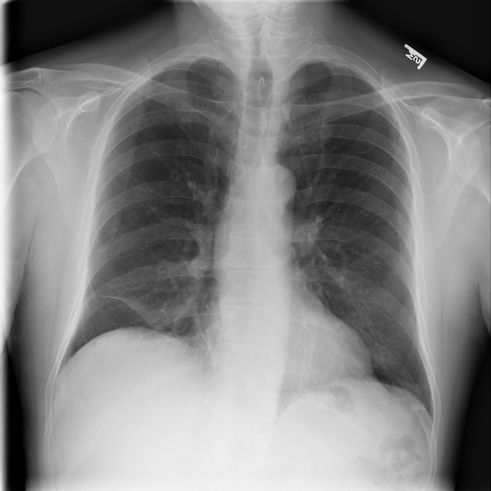
#> input picture Lezione_3/images/chest_xray.png, 491 x 491 px, shrunk from 1024 x 1024 before the run, found by its file name
$ jupyter execute Lezione3.ipynb   (shell and % lines are left out)   (older library calls are emulated)
#> lines starting #> are read from the running program, lines starting #| are printed output that depends on the picture; after the words box and inside, x2 and y2 are one past the last pixel; in counts of white or black regions, pixels touching at a corner belong together
[cell 1]
%cd drive/MyDrive/imaging_course/Notebooks/

[cell 2]
import numpy as np
import matplotlib.pyplot as plt
import cv2
from skimage import exposure
from skimage.filters import threshold_otsu
from sklearn import cluster
from skimage import data

Unsharp masking

[cell 3]
xray_path = '/content/drive/MyDrive/imaging_course/Notebooks/images/chest_xray.png'
img=cv2.imread(xray_path,0)
#> img is the input picture: shape (491, 491); min 0, max 250, mean 130.5
image = cv2.normalize(img, None, alpha=0, beta=255, norm_type=cv2.NORM_MINMAX, dtype=cv2.CV_8U)

[cell 4]
from skimage.filters import unsharp_mask

result_1 = unsharp_mask(image, radius=1, amount=1)
result_2 = unsharp_mask(image, radius=5, amount=2)
result_3 = unsharp_mask(image, radius=20, amount=1)

fig, axes = plt.subplots(nrows=2, ncols=2,
                         sharex=True, sharey=True, figsize=(10, 10))
ax = axes.ravel()

ax[0].imshow(image, cmap=plt.cm.gray)
ax[0].set_title('Original image')
ax[1].imshow(result_1, cmap=plt.cm.gray)
ax[1].set_title('Enhanced image, radius=1, amount=1.0')
ax[2].imshow(result_2, cmap=plt.cm.gray)
ax[2].set_title('Enhanced image, radius=5, amount=2.0')
ax[3].imshow(result_3, cmap=plt.cm.gray)
ax[3].set_title('Enhanced image, radius=20, amount=1.0')

for a in ax:
    a.axis('off')
fig.tight_layout()
plt.show()

High boost spatial filter

[cell 5]
image = image.astype ('float32')
kernel = -1*np.ones((3,3))

x = 7
kernel [1, 1] = x
high_boost_7 = cv2.filter2D(image,-1,kernel)

x = 8
kernel [1, 1] = x
high_boost_8 = cv2.filter2D(image,-1,kernel)

x = 10
kernel [1, 1] = x
high_boost_10 = cv2.filter2D(image,-1,kernel)

[cell 6]
fig=plt.figure(figsize=(15,8))
fig.add_subplot(1,4,1)
plt.imshow(image,cmap='gray')
plt.axis("off")
plt.title("Original")

fig.add_subplot(1,4,2)
plt.imshow(high_boost_7,cmap='gray')
plt.axis("off")
plt.title("x < 7")

fig.add_subplot(1,4,3)
plt.imshow(high_boost_8,cmap='gray')
plt.axis("off")
plt.title("x = 8")

fig.add_subplot(1,4,4)
plt.imshow(high_boost_10,cmap='gray')
plt.axis("off")
plt.title("x = 10")

Sobel

[cell 7]
xray_path = '/content/drive/MyDrive/imaging_course/Notebooks/images/chest_xray.png'
img=cv2.imread(xray_path,0)
image = cv2.normalize(img, None, alpha=0, beta=255, norm_type=cv2.NORM_MINMAX, dtype=cv2.CV_8U)

kernelx = np.array([[-1,-2,-1],[0,0,0],[1,2,1]])
kernely = np.array([[-1,0,1],[-2,0,2],[-1,0,1]])

sobelx = cv2.filter2D(image, -1, kernelx)/255
sobely = cv2.filter2D(image, -1, kernely)/255
laplacian = np.sqrt( np.square(sobelx) + np.square(sobely))

fig=plt.figure(figsize=(15,8))
fig.add_subplot(1,4,1)
plt.imshow(image,cmap='gray')
plt.axis("off")
plt.title("Original")

fig.add_subplot(1,4,2)
plt.imshow(sobelx,cmap='gray')
plt.axis("off")
plt.title("Sobel x")

fig.add_subplot(1,4,3)
plt.imshow(sobely,cmap='gray')
plt.axis("off")
plt.title("Sobel y")

fig.add_subplot(1,4,4)
plt.imshow(laplacian,cmap='gray')
plt.axis("off")
plt.title("Laplacian")

[cell 8]
xray_path = '/content/drive/MyDrive/imaging_course/Notebooks/images/chest_xray.png'
img=cv2.imread(xray_path,0)
image = cv2.normalize(img, None, alpha=0, beta=255, norm_type=cv2.NORM_MINMAX, dtype=cv2.CV_8U)

laplacian = cv2.Laplacian(image, cv2.CV_8U, ksize=3)
sobelx = cv2.Sobel(image,cv2.CV_8U,1,0,ksize=3)
sobely = cv2.Sobel(image,cv2.CV_8U,0,1,ksize=3)

fig=plt.figure(figsize=(15,8))
fig.add_subplot(1,4,1)
plt.imshow(image,cmap='gray')
plt.axis("off")
plt.title("Original")

fig.add_subplot(1,4,3)
plt.imshow(sobelx,cmap='gray')
plt.axis("off")
plt.title("Sobel x")

fig.add_subplot(1,4,2)
plt.imshow(sobely,cmap='gray')
plt.axis("off")
plt.title("Sobel y")

fig.add_subplot(1,4,4)
plt.imshow(laplacian,cmap='gray')
plt.axis("off")
plt.title("Laplacian")

Prewitt

[cell 9]
xray_path = '/content/drive/MyDrive/imaging_course/Notebooks/images/chest_xray.png'
img=cv2.imread(xray_path,0)
image = cv2.normalize(img, None, alpha=0, beta=255, norm_type=cv2.NORM_MINMAX, dtype=cv2.CV_8U)

kernelx = np.array([[1,1,1],[0,0,0],[-1,-1,-1]])
kernely = np.array([[-1,0,1],[-1,0,1],[-1,0,1]])
prewittx = cv2.filter2D(image, -1, kernelx)/255
prewitty = cv2.filter2D(image, -1, kernely)/255
laplacian = np.sqrt( np.square(prewittx) + np.square(prewitty))

fig=plt.figure(figsize=(15,8))
fig.add_subplot(1,4,1)
plt.imshow(image,cmap='gray')
plt.axis("off")
plt.title("Original")

fig.add_subplot(1,4,2)
plt.imshow(prewittx,cmap='gray')
plt.axis("off")
plt.title("Prewitt x")

fig.add_subplot(1,4,3)
plt.imshow(prewitty,cmap='gray')
plt.axis("off")
plt.title("Prewitt y")

fig.add_subplot(1,4,4)
plt.imshow(laplacian,cmap='gray')
plt.axis("off")
plt.title("Laplacian")

Boxcar operators

[cell 10]
xray_path = '/content/drive/MyDrive/imaging_course/Notebooks/images/chest_xray.png'
img=cv2.imread(xray_path,0)
image = cv2.normalize(img, None, alpha=0, beta=255, norm_type=cv2.NORM_MINMAX, dtype=cv2.CV_8U)
sobel_boxcar = np.array([[1, 1, 1, 0, -1, -1, -1],\
                         [1, 2, 2, 0, -2, -2, -1],\
                         [1, 2, 3, 0, -1, -2, -3],\
                         [1, 2, 3, 0, -3, -2, -1],\
                         [1, 2, 3, 0, -3, -2, -1],\
                         [1, 2, 2, 0, -2, -2, -1],\
                         [1, 1, 1, 0, -1, -1, -1]])
sobel_box = cv2.filter2D(image, -1, sobel_boxcar)/255
plt.rcParams["figure.figsize"] = (8,8)
plt.imshow (sobel_box, 'gray')
plt.axis("off")

Robinson compass masks

[cell 11]
from scipy import ndimage
from math import pi
from skimage import util

xray_path = '/content/drive/MyDrive/imaging_course/Notebooks/images/chest_xray.png'
img=cv2.imread(xray_path,0)
image = cv2.normalize(img, None, alpha=0, beta=255, norm_type=cv2.NORM_MINMAX, dtype=cv2.CV_8U)

h0_3 = np.array([
    [[-1, 0, 1],
    [-2, 0, 2],
    [-1, 0, 1]],

    [[-2, -1, 0],
    [-1, 0, 1],
    [0, 1, 2]],

    [[-1, -2, -1],
    [0, 0, 0],
    [1, 2, 1]],

    [[0, -1, -2],
    [1, 0, -1],
    [2, 1, 0]]
])

h4_7 = np.negative(h0_3)
e_k = np.zeros(image.shape)

h0_7 = np.concatenate((h0_3, h4_7), axis=0)

for filter in h0_7:
    e_k = np.maximum(cv2.filter2D(image, -1, sobel_boxcar.astype('float32')/255), e_k)


k_k = image
for v in range(0, image.shape[1]):
    for u in range(0, image.shape[0]):
        k_k[u][v] = e_k[u][v]
plt.rcParams["figure.figsize"] = (8,8)
plt.imshow (k_k, cmap = 'gray')
plt.axis("off")

Laplacian of Gaussian

[cell 12]
xray_path = '/content/drive/MyDrive/imaging_course/Notebooks/images/chest_xray.png'
img=cv2.imread(xray_path,0)
image = cv2.normalize(img, None, alpha=0, beta=255, norm_type=cv2.NORM_MINMAX, dtype=cv2.CV_8U)
LoG_kernel = np.array([
                        [0, 0,  1, 0, 0],
                        [0, 1,  2, 1, 0],
                        [1, 2,-16, 2, 1],
                        [0, 1,  2, 1, 0],
                        [0, 0,  1, 0, 0]
                    ])
dog_img = cv2.filter2D(image, -1, LoG_kernel)/255
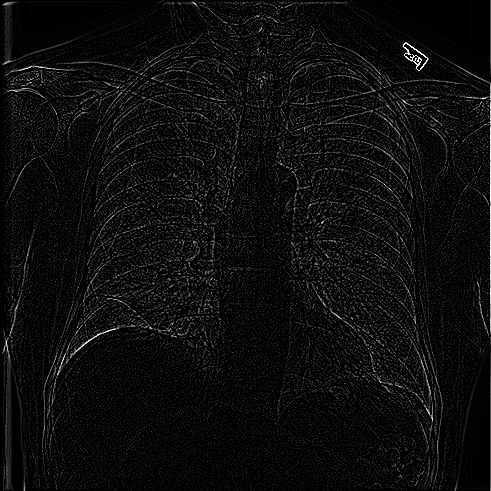
#> dog_img: shape (491, 491) float64; min 0, max 1, mean 0.0502
plt.rcParams["figure.figsize"] = (8,8)
plt.imshow (dog_img, cmap = 'gray')
plt.axis("off")

Canny edge detector

[cell 13]
xray_path = '/content/drive/MyDrive/imaging_course/Notebooks/images/hand-x-ray.jpeg'
img=cv2.imread(xray_path,0)
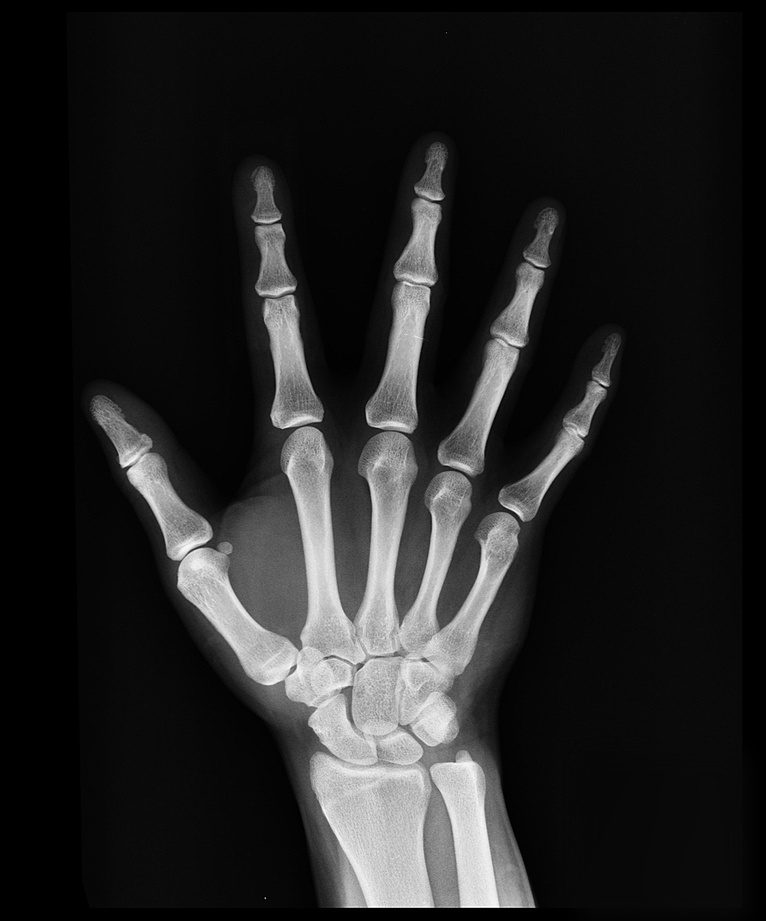
#> input picture Lezione_3/images/hand-x-ray.jpeg, 766 x 921 px, shrunk from 1597 x 1920 before the run, found by its file name
#> img is the input picture: shape (921, 766); min 0, max 255, mean 36.6
image = cv2.normalize(img, None, alpha=0, beta=255, norm_type=cv2.NORM_MINMAX, dtype=cv2.CV_8U)
canny_edge = cv2.Canny(image, 170, 250)
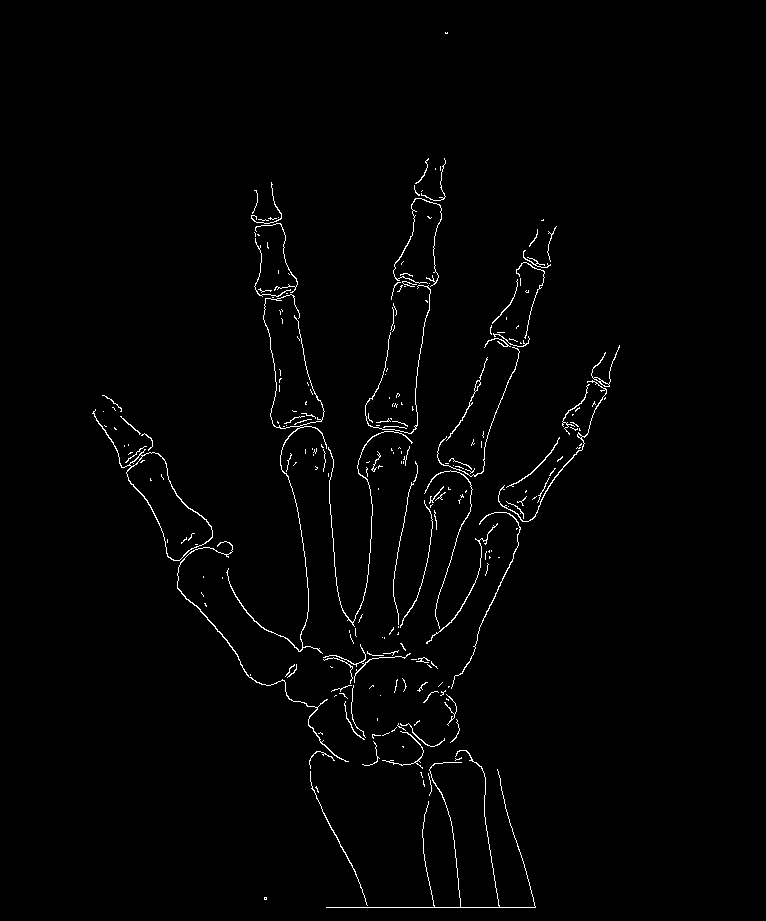
#> canny_edge: shape (921, 766); 1.3% white in thin lines or dots, all inside (x1, y1, x2, y2) = (92, 32, 620, 908)

[cell 14]
fig=plt.figure(figsize=(15,8))
fig.add_subplot(1,2,1)
plt.imshow(image,cmap='gray')
plt.axis("off")
plt.title("Original")

fig.add_subplot(1,2,2)
plt.imshow(canny_edge,cmap='gray')
plt.axis("off")
plt.title("Original")

Thresholding

[cell 15]
img = cv2.imread('images/Ciotola.jpeg')
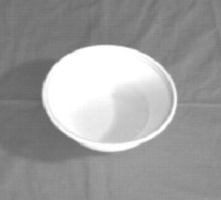
#> input picture Lezione_3/images/Ciotola.jpeg, 221 x 200 px, shrunk from 460 x 416 before the run
#> img is the input picture: shape (200, 221, 3); min 98, max 255, mean 157.7

[cell 16]
plt.imshow(img)

[cell 17]
hist, bins_center = exposure.histogram(img[:,:,0])
#> hist = 158 values, max 3822 at index 157, min 1 at index 1, mean 279.7; bins_center = 158 values from 98 to 255
plt.plot(bins_center, hist, lw=2)
plt.title('Image Histogram')
#> figure, not shown here; curve peaks at x = 255, y = 3822

[cell 18]
img[img<=160] = 0
img[img>160] = 255
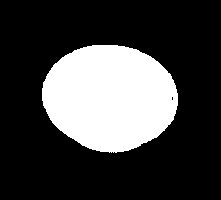
#> img: shape (200, 221, 3); 25.6% white; 1 white region, box (x1, y1, x2, y2) and area: (42, 45, 178, 153) 11335

[cell 19]
plt.imshow(img)

[cell 20]
img2 = cv2.imread('images/ciotola2.jpeg')
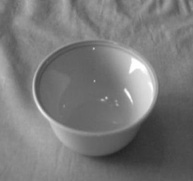
#> input picture Lezione_3/images/ciotola2.jpeg, 193 x 181 px, shrunk from 402 x 378 before the run
#> img2 is the input picture: shape (181, 193, 3); min 34, max 255, mean 120.8

[cell 21]
plt.imshow(img2)

[cell 22]
hist, bins_center = exposure.histogram(img2)
#> hist = 222 values, max 1872 at index 69, min 3 at index 0, mean 472.1; bins_center = 222 values from 34 to 255
plt.plot(bins_center, hist, lw=2)
plt.title('Image Histogram')
#> figure, not shown here; curve peaks at x = 103, y = 1872

[cell 23]
hist1 = np.copy(img2)
hist1[hist1 <= 128] = 0
hist1[hist1 > 128] = 255
#> hist1: shape (181, 193, 3); 40.9% white; 44 white regions (35 under 20 px), largest, box (x1, y1, x2, y2) and area: (0, 0, 193, 181) 13425, (124, 0, 153, 21) 316, (154, 0, 172, 16) 141

hist2 = np.copy(img2)
hist2[hist2 <= 160] = 0
hist2[hist2 > 160] = 255
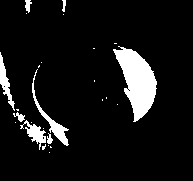
#> hist2: shape (181, 193, 3); 8.5% white; 26 white regions (18 under 20 px), largest, box (x1, y1, x2, y2) and area: (113, 46, 157, 122) 1758, (32, 69, 69, 146) 408, (0, 52, 15, 111) 287

[cell 24]
fig=plt.figure(figsize=(20,8))

fig.add_subplot(1,2,1)
plt.imshow(hist1)
plt.axis("off")
plt.title("T = 128")

fig.add_subplot(1,2,2)
plt.imshow(hist2)
plt.axis("off")
plt.title("T = 160")

[cell 25]
hand = cv2.imread('images/hand-x-ray.jpeg')

[cell 26]
plt.imshow(hand)

[cell 27]
hist, bins_center = exposure.histogram(hand[:,:,0])
#> hist = 256 values, max 98662 at index 0, min 3 at index 252, mean 2755.8; bins_center = 256 values from 0 to 255
plt.plot(bins_center, hist, lw=2)
plt.title('Image Histogram')
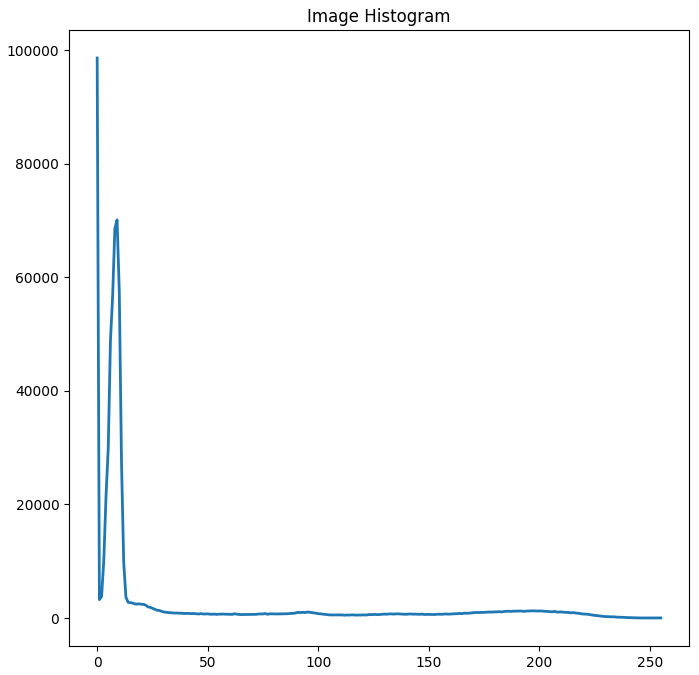
#> figure drawn by matplotlib, 1 panel; curve peaks at x = 0, y = 98662

[cell 28]
hist3 = np.copy(hand)
hist3[hist3<=20] = 0
hist3[hist3>20] = 255
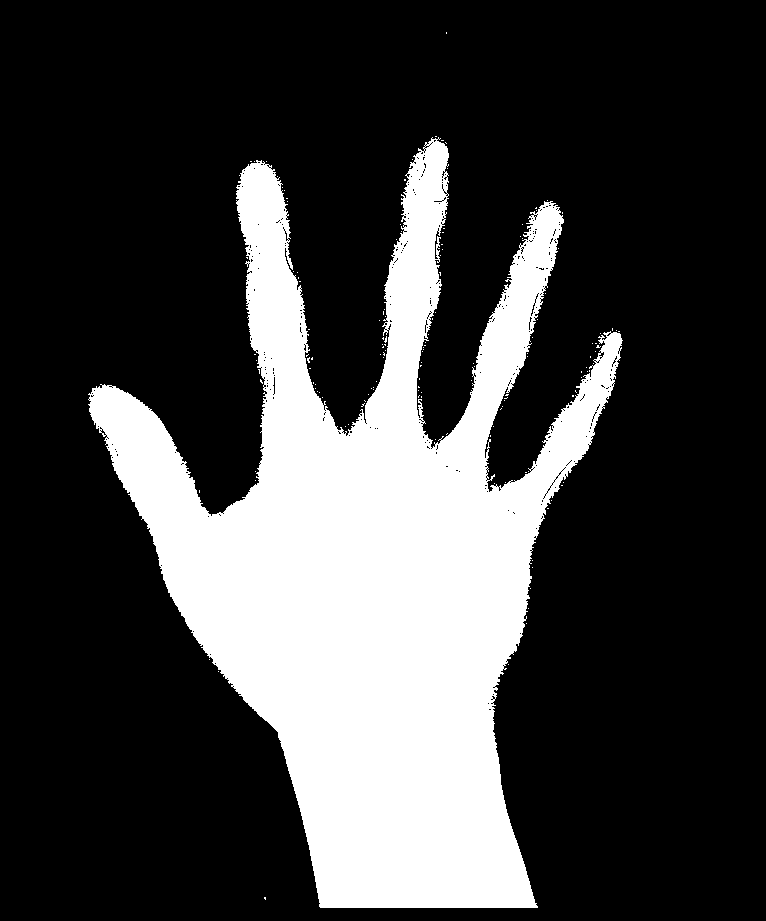
#> hist3: shape (921, 766, 3); 25.1% white; 146 white regions (145 under 20 px), largest, box (x1, y1, x2, y2) and area: (88, 137, 623, 908) 176982

[cell 29]
plt.imshow(hist3)

[cell 30]
thresholds = threshold_otsu(hand[:,:,0])
#> thresholds = 87

[cell 31]
print(thresholds)
#| 87

[cell 32]
hand_otsu = np.copy(hand)
hand_otsu[hand_otsu<=thresholds] = 0
hand_otsu[hand_otsu>thresholds] = 255
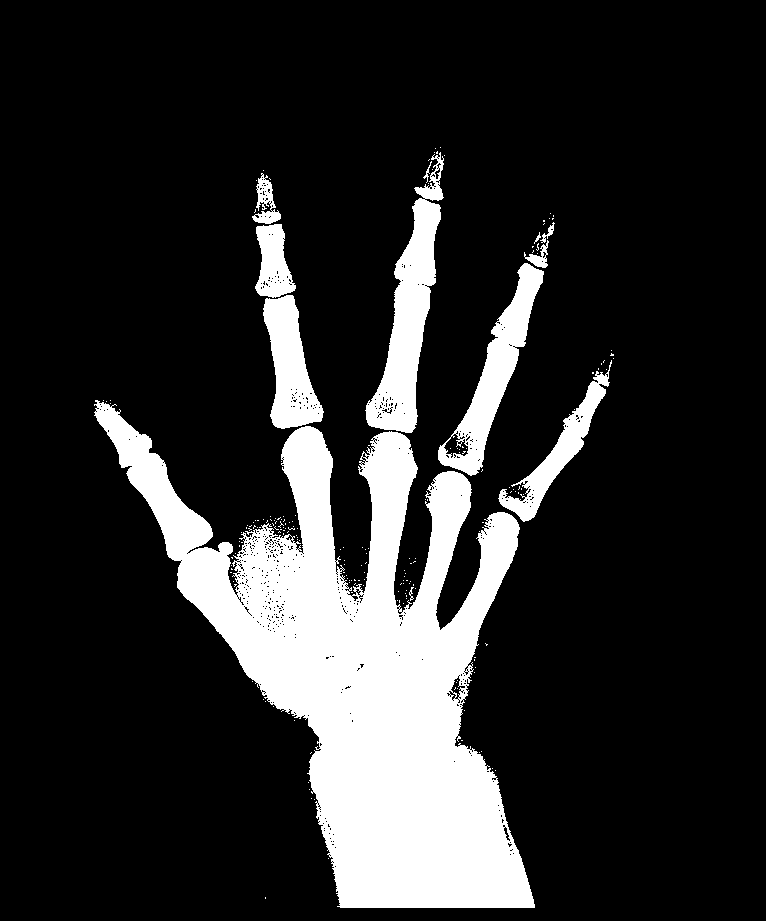
#> hand_otsu: shape (921, 766, 3); 16.8% white; 195 white regions (183 under 20 px), largest, box (x1, y1, x2, y2) and area: (94, 400, 535, 908) 92521, (365, 152, 444, 433) 8371, (438, 263, 544, 476) 6051
plt.imshow(hand_otsu)
